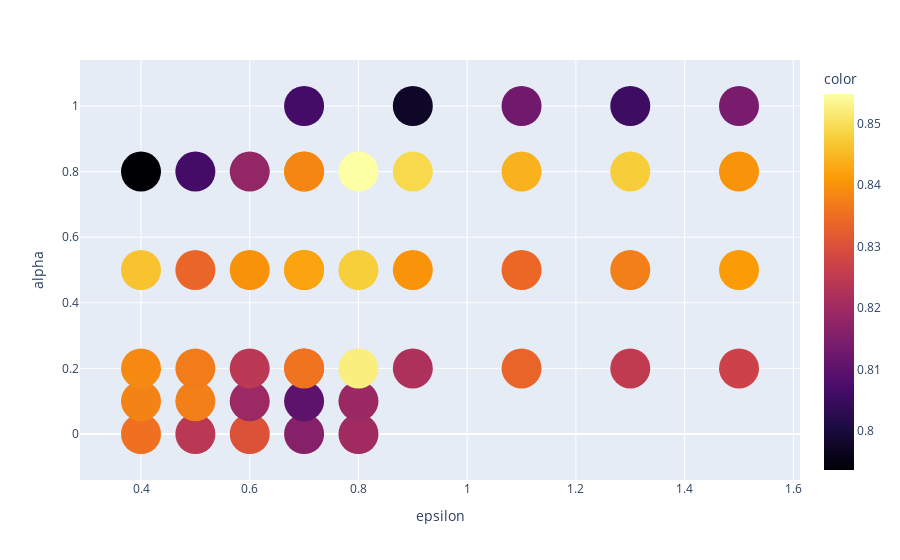

The code cell stored with this chart in its notebook:
### Code cell
# all_tests_df.to_csv('data/ExampleSmallSamples/tests_df.csv')

param_test_df = pd.read_csv('data/ExampleSmallSamples/balanced_tests_df.csv')
best_results = param_test_df[['ep','alpha','acc mean']].groupby(['ep','alpha']).max()
best_results = best_results.reset_index()
max_reg = pd.DataFrame(param_test_df.iloc[:,1:5].values.reshape(-1,5,4).max(axis=1), columns=['ep','alpha','cell pair','acc mean'])

pair = (0,2)
pair_data = max_reg[max_reg['cell pair'] == str(pair)]#.iloc[:,[0,1,3]]
# pair_data
fig = px.scatter(x=pair_data['ep'], y=pair_data['alpha'], color = pair_data['acc mean'].astype(float), color_continuous_scale='inferno')
fig.update_traces(marker={'size': 40})
fig.update_layout(
    xaxis_title="epsilon", yaxis_title="alpha"
)

### Figure 1 — Plotly figure (JSON) as saved in the notebook; plotly's stock layout.template omitted (floating-point values rounded to 4 significant figures)
{"data": [{"hovertemplate": "x=%{x}<br>y=%{y}<br>color=%{marker.color}<extra></extra>", "legendgroup": "", "marker": {"color": [0.8315, 0.8406, 0.8436, 0.8063, 0.8222, 0.8403, 0.8491, 0.7975, 0.8335, 0.8341, 0.8441, 0.813, 0.8251, 0.8373, 0.8475, 0.8054, 0.8271, 0.8414, 0.8403, 0.8142, 0.8354, 0.8379, 0.8388, 0.8463, 0.7936, 0.8243, 0.8373, 0.8368, 0.8338, 0.8064, 0.8302, 0.8194, 0.8242, 0.84, 0.8182, 0.8162, 0.8101, 0.8357, 0.8424, 0.8383, 0.8203, 0.8192, 0.8523, 0.8477, 0.8548], "coloraxis": "coloraxis", "size": 40, "symbol": "circle"}, "mode": "markers", "name": "", "orientation": "v", "showlegend": false, "type": "scatter", "x": [0.7, 0.7, 0.7, 0.7, 0.9, 0.9, 0.9, 0.9, 1.1, 1.1, 1.1, 1.1, 1.3, 1.3, 1.3, 1.3, 1.5, 1.5, 1.5, 1.5, 0.4, 0.4, 0.4, 0.4, 0.4, 0.5, 0.5, 0.5, 0.5, 0.5, 0.6, 0.6, 0.6, 0.6, 0.6, 0.7, 0.7, 0.7, 0.7, 0.7, 0.8, 0.8, 0.8, 0.8, 0.8], "xaxis": "x", "y": [0.2, 0.5, 0.8, 1, 0.2, 0.5, 0.8, 1, 0.2, 0.5, 0.8, 1, 0.2, 0.5, 0.8, 1, 0.2, 0.5, 0.8, 1, 0, 0.1, 0.2, 0.5, 0.8, 0, 0.1, 0.2, 0.5, 0.8, 0, 0.1, 0.2, 0.5, 0.8, 0, 0.1, 0.2, 0.5, 0.8, 0, 0.1, 0.2, 0.5, 0.8], "yaxis": "y"}], "layout": {"coloraxis": {"colorbar": {"title": {"text": "color"}}, "colorscale": [[0, "#000004"], [0.1111, "#1b0c41"], [0.2222, "#4a0c6b"], [0.3333, "#781c6d"], [0.4444, "#a52c60"], [0.5556, "#cf4446"], [0.6667, "#ed6925"], [0.7778, "#fb9b06"], [0.8889, "#f7d13d"], [1, "#fcffa4"]]}, "legend": {"tracegroupgap": 0}, "margin": {"t": 60}, "xaxis": {"anchor": "y", "domain": [0, 1], "title": {"text": "epsilon"}}, "yaxis": {"anchor": "x", "domain": [0, 1], "title": {"text": "alpha"}}}}
